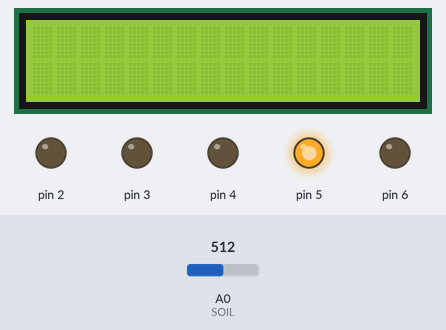
Simulated run of this sketch. Board: Arduino Uno, built with avr-gcc and run on an emulated ATmega328P. On the bench: 16×2 character LCD, output pins drawn as LEDs (lit = HIGH). The test bench sets the inputs (shaded band); at power-on: A0 (SOIL) = 512. What the sketch prints to the serial monitor is not drawn.

Above: at 1.2 s.
1.3 s: A0 (SOIL) set to 532
At 4.3 s:
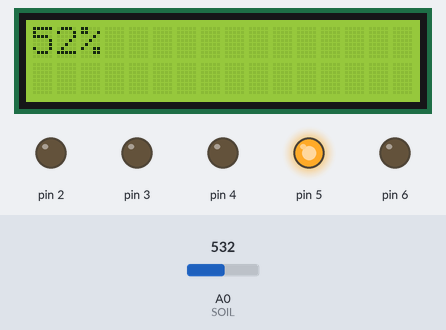
7.7 s: A0 (SOIL) set to 555
At 9.5 s:
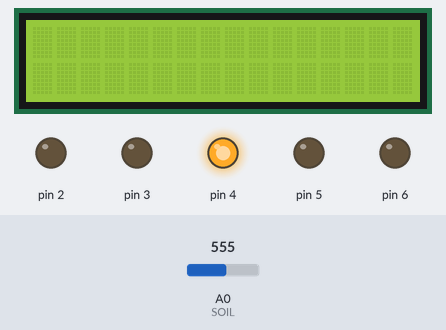
14.1 s: A0 (SOIL) set to 306
At 16.1 s:
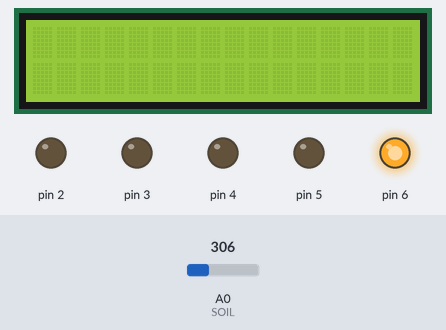
20.5 s: A0 (SOIL) set to 75
At 23.6 s:
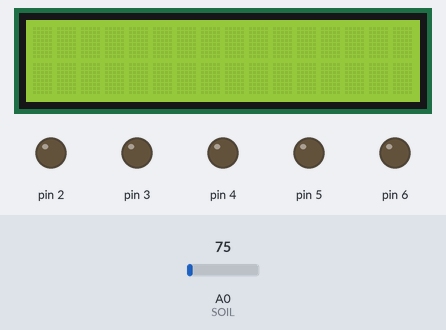
26.9 s: A0 (SOIL) set to 83
At 29.2 s:
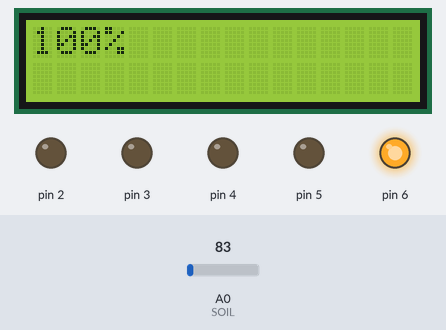
30.9 s: A0 (SOIL) set to 900
At 32.2 s:
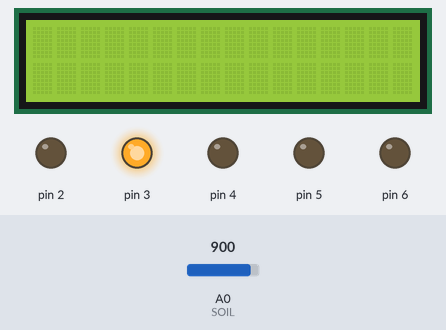
Timing chart, 0 to 33.9 s (numbered marks = the images above; inputs shaded):
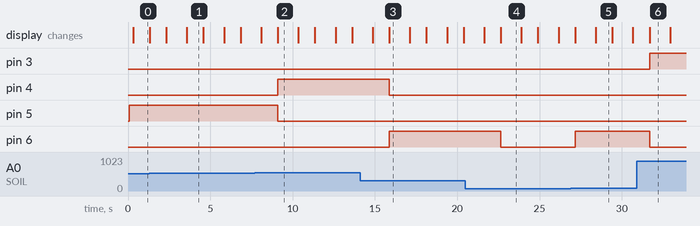

The sketch:

humedad_lcd.ino
```cpp
#define LED_VERDE     		0x06	// Puerto de conexión LED verde 100% de humedad.
#define LED_AZUL      		0x05	// Puerto de conexión LED azul 75% de humedad.
#define LED_BLANCO    		0x04    // Puerto de conexión LED blanco 50% de humedad.
#define LED_AMARILLO  		0x03    // Puerto de conexión LED amarillo 25% de humedad.
#define LED_ROJO      		0x02   // Puerto de conexión LED rojo 0% de humedad.
#define SOIL      		      A0    // Puerto analógico para el sensor de humedad.
#define MAX_SOIL_VALUE       85    // Valor máximo obtenido en la simulación.
#define MIN_SOIL_VALUE        1022    // Valor mínimo obtenido en la simulación.
#define PMAX                 100
#define PMIN                   0
#include <Wire.h>               /*~ Librería I2C ~*/ //protocolo
#include <LiquidCrystal_I2C.h>  /*~ Librería LCD ~*/
/*
	Nota: Algunas caracterírticas varían entre el sensor real del simulado,
    	  el real en la lectura del ADC muestra 0 en su máxima lectura de humedad
          caso contrario a la simulación, es necesario modificar la lógica de la lectura.
*/

/* Reemplazo en el código    condicional      se cumple/no se cumple */
#define controlRojo( a ) 	 a <= 12 			? HIGH : LOW  // Si se recibe un valor menor a 12 entonces equivale a un HIGH(alto, 1, verdadero), en caso contrario un LOW(bajo, 0, falso).
#define controlAmarillo( a ) a > 12 && a <= 25  ? HIGH : LOW
#define controlBlanco( a )   a > 25 && a <= 50  ? HIGH : LOW
#define controlAzul( a )     a > 50 && a <= 75  ? HIGH : LOW
#define controlVerde( a )    a > 75 && a <= 100 ? HIGH : LOW
/*Más sobre el operador condicional: https://learn.microsoft.com/es-es/cpp/cpp/conditional-operator-q?view=msvc-170*/

/* Variable que indica el valor analógico obtenido del sensor */
uint8_t Soilmoisture = 0;
LiquidCrystal_I2C lcd ( 0x27, 16, 2 );

void setup( void ) {

  Serial.begin ( 115200 );	// Baudrate a 115200 bits/segundo.
  uint8_t LEDS [ ] = { LED_VERDE, LED_AZUL, LED_BLANCO, LED_AMARILLO, LED_ROJO }; // se declara un array cuyo cada miembro contiene el pin digital al cual está conectado su LED correspondiente.

  for ( uint8_t i = 0; i < sizeof( LEDS ); i++ ) {	// Se recorre el array; sizeof retorna el número de bytes que necesita en memoria, solo en este caso como cada miembro puede almacenar 8 bits, retorna el tamaño del array.

    pinMode ( LEDS [ i ], OUTPUT );					// Se declara cada pin almacenado en el array como salida.
    digitalWrite ( LEDS [ i ], LOW );				// Se inicializa cada pin almacenado en el array en BAJO.

  }
  lcd.init ( );

  pinMode ( SOIL, INPUT );	// El único pin de entrada en este caso es el que pertenece al sensor de humedad del suelo.

}

/* Función que retorna el porcentaje de humedad obtenida por el sensor */
uint8_t getSoilmoisture ( void ) {

	return  map ( analogRead( SOIL ), MIN_SOIL_VALUE, MAX_SOIL_VALUE, PMIN, PMAX ) ;	// Se retorna el valor correspondiente en una regla de 3 para calcular el 100% según la cantidad máxima que proporciona el sensor, en este caso es: 876;

}
/*

void indicator ( uint8_t value )	{

  if ( value <= 12 ) {


  	digitalWrite ( LED_VERDE, LOW);
    digitalWrite ( LED_AZUL, LOW);
    digitalWrite ( LED_BLANCO, LOW);
    digitalWrite ( LED_AMARILLO, LOW);
    digitalWrite ( LED_ROJO, HIGH);

  }

  else if ( value > 12 && value <= 25 ) {

 	digitalWrite ( LED_VERDE, LOW);
    digitalWrite ( LED_AZUL, LOW);
    digitalWrite ( LED_BLANCO, LOW);
    digitalWrite ( LED_AMARILLO, HIGH);
    digitalWrite ( LED_ROJO, LOW);

  }

   else if ( value > 25 && value <= 50 ) {

 	digitalWrite ( LED_VERDE, LOW);
    digitalWrite ( LED_AZUL, LOW);
    digitalWrite ( LED_BLANCO, HIGH);
    digitalWrite ( LED_AMARILLO, LOW);
    digitalWrite ( LED_ROJO, LOW);

  }

   else if ( value > 50 && value <= 75 ) {

 	digitalWrite ( LED_VERDE, LOW);
    digitalWrite ( LED_AZUL, HIGH);
    digitalWrite ( LED_BLANCO, LOW);
    digitalWrite ( LED_AMARILLO, LOW);
    digitalWrite ( LED_ROJO, LOW);

  }

   else if ( value > 75 && value <= 100 ) {

 	digitalWrite ( LED_VERDE, HIGH);
    digitalWrite ( LED_AZUL, LOW);
    digitalWrite ( LED_BLANCO, LOW);
    digitalWrite ( LED_AMARILLO, LOW);
    digitalWrite ( LED_ROJO, LOW);

  }

}
*/

/* Modo de abreviar la función mediante macros */

void indicator ( uint8_t value )	{

  digitalWrite( LED_ROJO, controlRojo( value ) );
  digitalWrite( LED_AMARILLO, controlAmarillo ( value ) );
  digitalWrite( LED_BLANCO, controlBlanco ( value ) );
  digitalWrite( LED_AZUL, controlAzul ( value ) );
  digitalWrite( LED_VERDE, controlVerde ( value ) );

}

void loop( void ) {

  //Serial.println ( (float)analogRead ( A0 ) *100 / 876 );
  Soilmoisture = getSoilmoisture ( );		// Se obttiene el porcentaje de humedad.
  /* Se muestra en la consola serial. */
  Serial.print ( "La humedad del suelo es de: " );
  Serial.print ( Soilmoisture );
  Serial.println ( " %" );
  /* Se manda encender los LEDs de acuerdo al nivel de humedad. */
  indicator ( Soilmoisture );

  delay ( 250 );


  lcd.backlight ( );     		/*~ Encender la luz de fondo. ~*/
  delay ( 1000 );

  lcd.setCursor ( 0, 0 );   	/*~ ( columnas, filas) Ubicamos el cursor en la primera posición(columna:0) de la primera línea(fila:0) ~*/
  lcd.print ( Soilmoisture); /*~ Mostrar una cadena de texto (no exceder 16 caracteres por línea)~*/
  lcd.print('%');
  delay ( 1000 );


  lcd.clear ( );				/*~ Limpiar pantalla ~*/

}
```

Measured:
- the behaviour switches between 544 and 545 on A0 (SOIL) (found by bisection; images 1 and 2)
- the behaviour switches between 75 and 76 on A0 (SOIL) (found by bisection; images 4 and 5)
- after the input at 1.3 s, the display: first differs from a run without the input after 2.3 s (image 1)
- after the input at 7.7 s, pin 4: LOW → HIGH after 1.4 s; pin 5: HIGH → LOW after 1.4 s
- after the input at 14.1 s, pin 4: HIGH → LOW after 1.8 s; pin 6: LOW → HIGH after 1.8 s
- after the input at 20.5 s, pin 6: HIGH → LOW after 2.1 s
- after the input at 26.9 s, pin 6: LOW → HIGH after 0.26 s; the display: first differs from a run without the input after 1.5 s (image 5)
- after the input at 30.9 s, pin 3: LOW → HIGH after 0.78 s; pin 6: HIGH → LOW after 0.78 s
